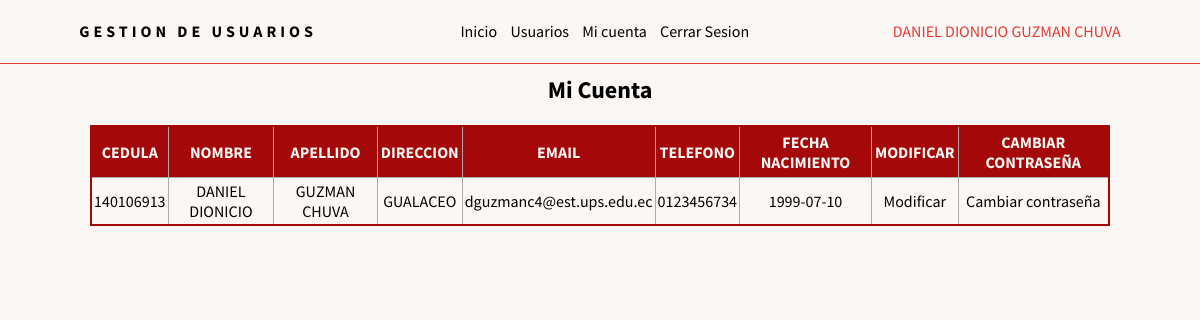
Page /admin/vista/admin/myaccount.php (signed in) on the committed database.
### tables this page shows
CREATE TABLE `usuario` (
  `usu_codigo` int(11) NOT NULL,
  `usu_rol` varchar(5) NOT NULL,
  `usu_cedula` varchar(10) NOT NULL,
  `usu_nombres` varchar(50) NOT NULL,
  `usu_apellidos` varchar(50) NOT NULL,
  `usu_direccion` varchar(75) NOT NULL,
  `usu_telefono` varchar(10) NOT NULL,
  `usu_correo` varchar(50) NOT NULL,
  `usu_password` varchar(255) NOT NULL,
  `usu_fecha_nacimiento` date NOT NULL,
  `usu_eliminado` varchar(1) NOT NULL,
  `usu_fecha_creacion` timestamp NOT NULL DEFAULT '0000-00-00 00:00:00' ON UPDATE current_timestamp(),
  `usu_fecha_modificacion` timestamp NULL DEFAULT NULL
);

### admin/vista/admin/myaccount.php (the view, shortened to what this page needs)
<!DOCTYPE html>
<html lang="es">
<head>
    <link rel="stylesheet" href="../../../css/style.css">
    <link rel="stylesheet" href="../../../css/admin_style.css">
    <link rel="stylesheet" href="https://use.fontawesome.com/releases/v5.8.1/css/all.css"
>
</head>
<body>
    <header>
        <header>
            <?php
            include('../../../php/headerAdmin.php');
            ?>
        </header>
    </header>
    <div id="contenedor">
        <h2>Mi Cuenta</h2>
        <section>
            <table>
                <thead>
                    <tr>
                        <td>Cedula</td>
                        <td>Nombre</td>
                        <td>Apellido</td>
                        <td>Direccion</td>
                        <td>Email</td>
                        <td>Telefono</td>
                        <td>Fecha Nacimiento</td>
                        <td>Modificar</td>
                        <td>Cambiar contraseña</td>
                    </tr>
                </thead>
                <tbody>
                    <?php
                    include '../../../config/conexionBD.php';
                    $sql = "SELECT * FROM usuario WHERE usu_codigo=" . $_SESSION['codigo'] . ";";
                    $result = $conn->query($sql);
                    if ($result->num_rows > 0) {
                        $row = $result->fetch_assoc();
                        echo "<tr>";
                        echo "<td>" . $row["usu_cedula"] . "</td>";
                        echo "<td>" . $row["usu_nombres"] . "</td>";
                        echo "<td>" . $row["usu_apellidos"] . "</td>";
                        echo "<td>" . $row["usu_direccion"] . "</td>";
                        echo "<td>" . $row["usu_correo"] . "</td>";
                        echo "<td>" . $row["usu_telefono"] . "</td>";
                        echo "<td>" . $row["usu_fecha_nacimiento"] . "</td>";
                        $user = serialize($row);
                        $user = urlencode($user);
                        echo '<td><a href="modificar_usuario.php?user=' . $user . '">Modificar</a></td>';
                        echo '<td><a href="modificar_pass.php?usu_cod=' . $row["usu_codigo"] . '">Cambiar contraseña</a></td>';
                        echo "</tr>";
                    } else {
                        echo "<tr>";
                        echo '<td colspan="10" class="db_null"><p>No existen usuarios registrados en el sistema</p><i class="fas fa-exclamation-circle"></i></td>';
                        echo "</tr>";
                    }
                    ?>
                </tbody>
            </table>
        </section>
    </div>
</body>
</html>

### css/style.css (style rules this page uses)
* { margin: 0; padding: 0; box-sizing: border-box; }
body { background-image: url("../img/Passion.jpg"); background-repeat: no-repeat; font-family: 'Source Sans Pro', sans-serif; }
body header { background: #FBF7F4; display: flex; justify-content: space-around; align-items: center; padding: 5px; height: 4em; width: 100%; border-bottom: 1px solid #e53935; }
body #contenedor h2 { text-align: center; margin-top: 10px; }
body section { width: 100%; }

### css/admin_style.css (style rules this page uses)
* { box-sizing: border-box; }
body { background: #FBF7F4; }
#contenedor { display: flex; flex-direction: column; justify-content: center; }
#contenedor section { margin: 0 auto; width: 85%; margin-top: 20px; }
#contenedor section table { border: 2px solid #A40808; background-color: #FBF7F4; width: 100%; text-align: center; border-collapse: collapse; }
#contenedor section table thead { background-color: #A40808; }
#contenedor section table thead tr td { padding: 5px 3px; color: #FBF7F4; font-weight: 700; text-transform: uppercase; }
#contenedor section table td { border: 1px solid #AAAAAA; padding: 3px 2px; }
#contenedor section table tbody tr td { font-weight: normal; }
#contenedor section table tbody tr td a { text-decoration: none; color: #000; cursor: pointer; }

### rows in the picture
usuario: usu_cedula "140106913", usu_nombres "DANIEL DIONICIO", usu_apellidos "GUZMAN CHUVA", usu_direccion "GUALACEO", usu_correo "dguzmanc4@est.ups.edu.ec", usu_telefono "0123456734", usu_fecha_nacimiento "1999-07-10"

### other values in the picture
$_SESSION['nombre'] "DANIEL DIONICIO"
$_SESSION['apellido'] "GUZMAN CHUVA"
